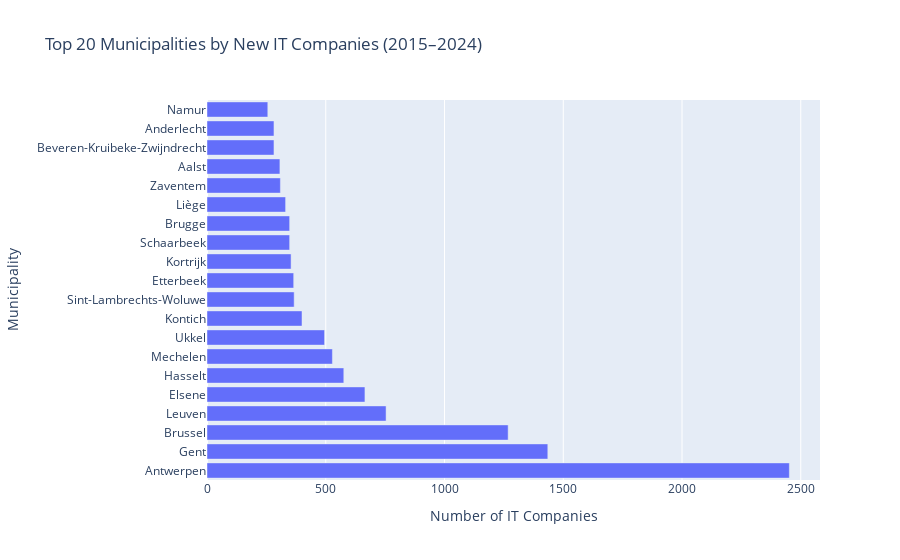

Here is the notebook cell this chart was saved with:
### Markdown cell above
3. Where Belgian Tech Lives: Hotspots for IT Companies

### Code cell
import sqlite3
import pandas as pd
import plotly.express as px

# Connect to your database
conn = sqlite3.connect("kbo_database.db")

# Create indexes to speed up joins
conn.execute("CREATE INDEX IF NOT EXISTS idx_activity_entity ON activity(EntityNumber);")
conn.execute("CREATE INDEX IF NOT EXISTS idx_enterprise_number ON enterprise(EnterpriseNumber);")
conn.execute("CREATE INDEX IF NOT EXISTS idx_address_entity ON address(EntityNumber);")

# Query top municipalities by IT companies (2015–2024)
query = """
SELECT 
  a.MunicipalityNL AS municipality,
  COUNT(DISTINCT e.EnterpriseNumber) AS it_companies
FROM enterprise e
JOIN activity act ON e.EnterpriseNumber = act.EntityNumber
JOIN address a ON e.EnterpriseNumber = a.EntityNumber
WHERE act.NaceVersion = 2008
  AND act.NaceCode IN (
    62, 620, 6200, 6201, 62010, 6202, 62020, 6202001, 6202002,
    6203, 62030, 6209, 62090, 63, 631, 6311, 63110, 6311001, 6311002,
    6311011, 6311012, 6311013, 6312, 63120, 639, 6391, 63910, 6391001, 6399, 63990
  )
  AND e.Status = 'AC'
  AND a.TypeOfAddress = 'REGO'
  AND CAST(SUBSTR(e.StartDate, 7, 4) AS INTEGER) BETWEEN 2015 AND 2024
GROUP BY a.MunicipalityNL
ORDER BY it_companies DESC
LIMIT 20;
"""

# Run query
df_hotspots = pd.read_sql_query(query, conn)

# Plot
fig = px.bar(
    df_hotspots,
    x="it_companies",
    y="municipality",
    orientation="h",
    title="Top 20 Municipalities by New IT Companies (2015–2024)",
    labels={"it_companies": "Number of IT Companies", "municipality": "Municipality"}
)
fig.update_layout(yaxis=dict(dtick=1))  # show all 20 y-ticks

# Save plot
fig.write_html("figures/top_20_it_municipalities.html")
fig.show()

### Figure 1 — Plotly figure (JSON) as saved in the notebook; plotly's stock layout.template omitted (floating-point values rounded to 4 significant figures)
{"data": [{"hovertemplate": "Number of IT Companies=%{x}<br>Municipality=%{y}<extra></extra>", "legendgroup": "", "marker": {"color": "#636efa", "pattern": {"shape": ""}}, "name": "", "orientation": "h", "showlegend": false, "textposition": "auto", "type": "bar", "x": [2452, 1435, 1268, 754, 665, 576, 528, 495, 400, 367, 365, 354, 348, 348, 331, 309, 307, 282, 282, 256], "xaxis": "x", "y": ["Antwerpen", "Gent", "Brussel", "Leuven", "Elsene", "Hasselt", "Mechelen", "Ukkel", "Kontich", "Sint-Lambrechts-Woluwe", "Etterbeek", "Kortrijk", "Schaarbeek", "Brugge", "Liège", "Zaventem", "Aalst", "Beveren-Kruibeke-Zwijndrecht", "Anderlecht", "Namur"], "yaxis": "y"}], "layout": {"barmode": "relative", "legend": {"tracegroupgap": 0}, "title": {"text": "Top 20 Municipalities by New IT Companies (2015–2024)"}, "xaxis": {"anchor": "y", "domain": [0, 1], "title": {"text": "Number of IT Companies"}}, "yaxis": {"anchor": "x", "domain": [0, 1], "dtick": 1, "title": {"text": "Municipality"}}}}
